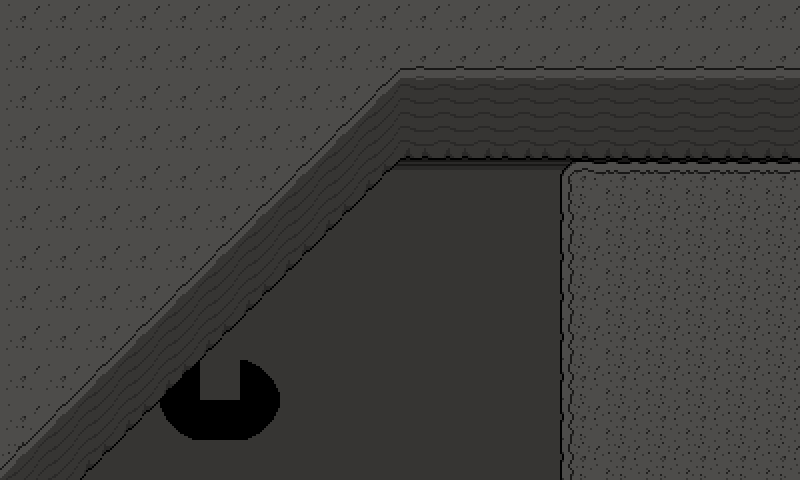

The image is a tile-based game level rendered from a .tmx file. Its description and complete source (layers, tilesets, objects, tile grids) follow:
An orthogonal 20x12 tile map with 40x40 px tiles, 3 tile layers (j, Tile Layer 1, fontain) and 35 objects (spawn).

<map version="1.10" tiledversion="1.10.2" orientation="orthogonal" renderorder="right-down" width="20" height="12" tilewidth="40" tileheight="40" infinite="0" nextlayerid="11" nextobjectid="79">
 <editorsettings>
  <export target="r_depths1.lua" format="lua" />
 </editorsettings>
 <tileset firstgid="1" source="../tilesets/depths.tsx" />
 <layer id="5" name="j" width="20" height="12">
  <data encoding="csv">
184,184,184,184,184,184,184,184,184,184,184,184,184,184,184,184,184,184,184,184,
184,184,184,184,184,184,184,184,184,184,184,184,184,184,184,184,184,184,184,184,
184,184,184,184,184,184,184,184,184,184,0,0,0,0,0,0,0,0,0,0,
184,184,184,184,184,184,184,184,184,0,58,58,58,58,58,58,58,58,58,58,
184,184,184,184,184,184,184,184,184,38,38,38,38,38,38,38,38,38,38,38,
184,184,184,184,184,184,184,0,56,56,56,56,56,56,56,38,38,38,38,56,
184,184,184,184,184,184,0,56,56,56,56,56,56,56,56,0,0,0,56,56,
184,184,184,184,184,0,56,56,56,56,56,56,56,56,56,0,0,0,56,0,
184,184,184,184,56,56,56,56,56,56,56,56,56,56,56,0,0,56,56,0,
184,184,184,184,67,56,56,56,56,56,56,56,56,56,56,0,0,56,0,0,
184,184,56,56,56,56,56,56,56,56,56,56,56,56,56,56,56,56,0,0,
110,56,56,56,56,56,56,56,56,56,56,56,56,56,56,56,56,0,0,0
</data>
 </layer>
 <layer id="1" name="Tile Layer 1" width="20" height="12">
  <data encoding="csv">
0,0,0,0,0,0,0,0,0,0,0,0,0,0,0,0,0,0,0,0,
0,0,0,0,0,0,0,0,0,356,257,257,257,257,257,257,257,257,257,257,
0,0,0,0,0,0,0,0,339,374,152,152,152,152,152,152,152,152,152,152,
0,0,0,0,342,342,342,356,357,392,170,170,170,170,170,170,170,170,170,170,
0,0,0,0,338,338,339,374,375,410,411,0,0,0,91,92,92,92,92,92,
0,0,0,0,338,356,357,392,393,0,0,0,0,0,109,110,110,110,110,110,
0,0,338,338,356,374,375,410,411,0,0,0,0,0,109,110,110,110,110,110,
0,0,338,356,374,392,393,0,0,0,0,0,0,0,109,110,110,110,110,110,
338,338,356,374,392,410,411,0,0,0,0,0,0,0,109,110,110,110,110,110,
338,356,374,392,410,411,68,0,0,0,0,0,0,0,109,110,110,110,110,110,
356,374,392,410,85,65,86,0,0,0,0,0,0,0,109,110,110,110,110,110,
374,392,410,411,0,0,0,0,0,0,0,0,0,0,109,110,110,110,110,110
</data>
 </layer>
 <layer id="4" name="fontain" width="20" height="12">
  <data encoding="csv">
0,0,0,342,342,342,342,0,0,0,0,0,0,0,0,0,0,0,0,0,
0,0,0,342,342,342,342,0,0,0,0,0,0,0,0,0,0,0,0,0,
0,0,0,0,342,342,342,0,0,0,0,0,0,0,0,0,0,0,0,0,
0,0,0,0,342,342,342,342,0,0,0,0,0,0,0,0,0,0,0,0,
0,0,0,0,342,342,342,342,0,0,0,0,0,0,0,0,0,0,0,0,
0,0,0,0,342,342,342,342,0,0,0,0,0,0,0,0,0,0,0,0,
0,0,0,0,342,342,342,342,0,0,0,0,0,0,0,0,0,0,0,0,
0,0,0,0,342,342,342,0,0,0,0,0,0,0,0,0,0,0,0,0,
0,0,0,0,342,342,342,0,0,0,0,0,0,0,0,0,0,0,0,0,
0,0,0,0,342,342,342,0,0,0,0,0,0,0,0,0,0,0,0,0,
0,0,0,0,0,0,0,0,0,0,0,0,0,0,0,0,0,0,0,0,
0,0,0,0,0,0,0,0,0,0,0,0,0,0,0,0,0,0,0,0
</data>
 </layer>
 <objectgroup id="9" name="objects_party">
  <object id="49" gid="302" x="160" y="400" width="40" height="40" />
  <object id="50" gid="303" x="200" y="400" width="40" height="40" />
  <object id="51" gid="304" x="240" y="400" width="40" height="40" />
 </objectgroup>
 <objectgroup id="10" name="objects">
  <object id="52" gid="303" x="200" y="360" width="40" height="40" />
  <object id="53" gid="303" x="200" y="320" width="40" height="40" />
  <object id="54" gid="303" x="200" y="280" width="40" height="40" />
  <object id="55" gid="303" x="200" y="200" width="40" height="40" />
  <object id="56" gid="303" x="200" y="240" width="40" height="40" />
  <object id="57" gid="303" x="200" y="160" width="40" height="40" />
  <object id="58" gid="303" x="200" y="120" width="40" height="40" />
  <object id="59" gid="303" x="200" y="80" width="40" height="40" />
  <object id="60" gid="303" x="200" y="40" width="40" height="40" />
  <object id="61" gid="302" x="160" y="320" width="40" height="40" />
  <object id="62" gid="302" x="160" y="240" width="40" height="40" />
  <object id="63" gid="302" x="160" y="160" width="40" height="40" />
  <object id="64" gid="302" x="160" y="80" width="40" height="40" />
  <object id="65" gid="304" x="240" y="320" width="40" height="40" />
  <object id="66" gid="304" x="240" y="240" width="40" height="40" />
  <object id="67" gid="304" x="240" y="160" width="40" height="40" />
  <object id="68" gid="304" x="240" y="80" width="40" height="40" />
  <object id="69" gid="286" x="240" y="360" width="40" height="40" />
  <object id="70" gid="286" x="240" y="280" width="40" height="40" />
  <object id="71" gid="286" x="240" y="200" width="40" height="40" />
  <object id="72" gid="286" x="240" y="120" width="40" height="40" />
  <object id="73" gid="286" x="240" y="40" width="40" height="40" />
  <object id="74" gid="284" x="160" y="40" width="40" height="40" />
  <object id="75" gid="284" x="160" y="120" width="40" height="40" />
  <object id="76" gid="284" x="160" y="200" width="40" height="40" />
  <object id="77" gid="284" x="160" y="280" width="40" height="40" />
  <object id="78" gid="284" x="160" y="360" width="40" height="40" />
 </objectgroup>
 <objectgroup color="#0000ff" id="7" name="collision" tintcolor="#0000ff">
  <object id="6" x="400" y="120" width="400" height="40" />
  <object id="8" x="400" y="160">
   <polygon points="0,0 -320,320 -400,320 -400,-40 0,-40" />
  </object>
  <object id="11" x="0" y="480" width="800" height="40" />
  <object id="15" x="160" y="400">
   <polygon points="0,0 40,40 80,40 120,0 80,-40 40,-40" />
  </object>
 </objectgroup>
 <objectgroup color="#aa00ff" id="8" name="markers" tintcolor="#aa00ff">
  <object id="13" name="spawn" x="336" y="382">
   <point />
  </object>
 </objectgroup>
</map>
